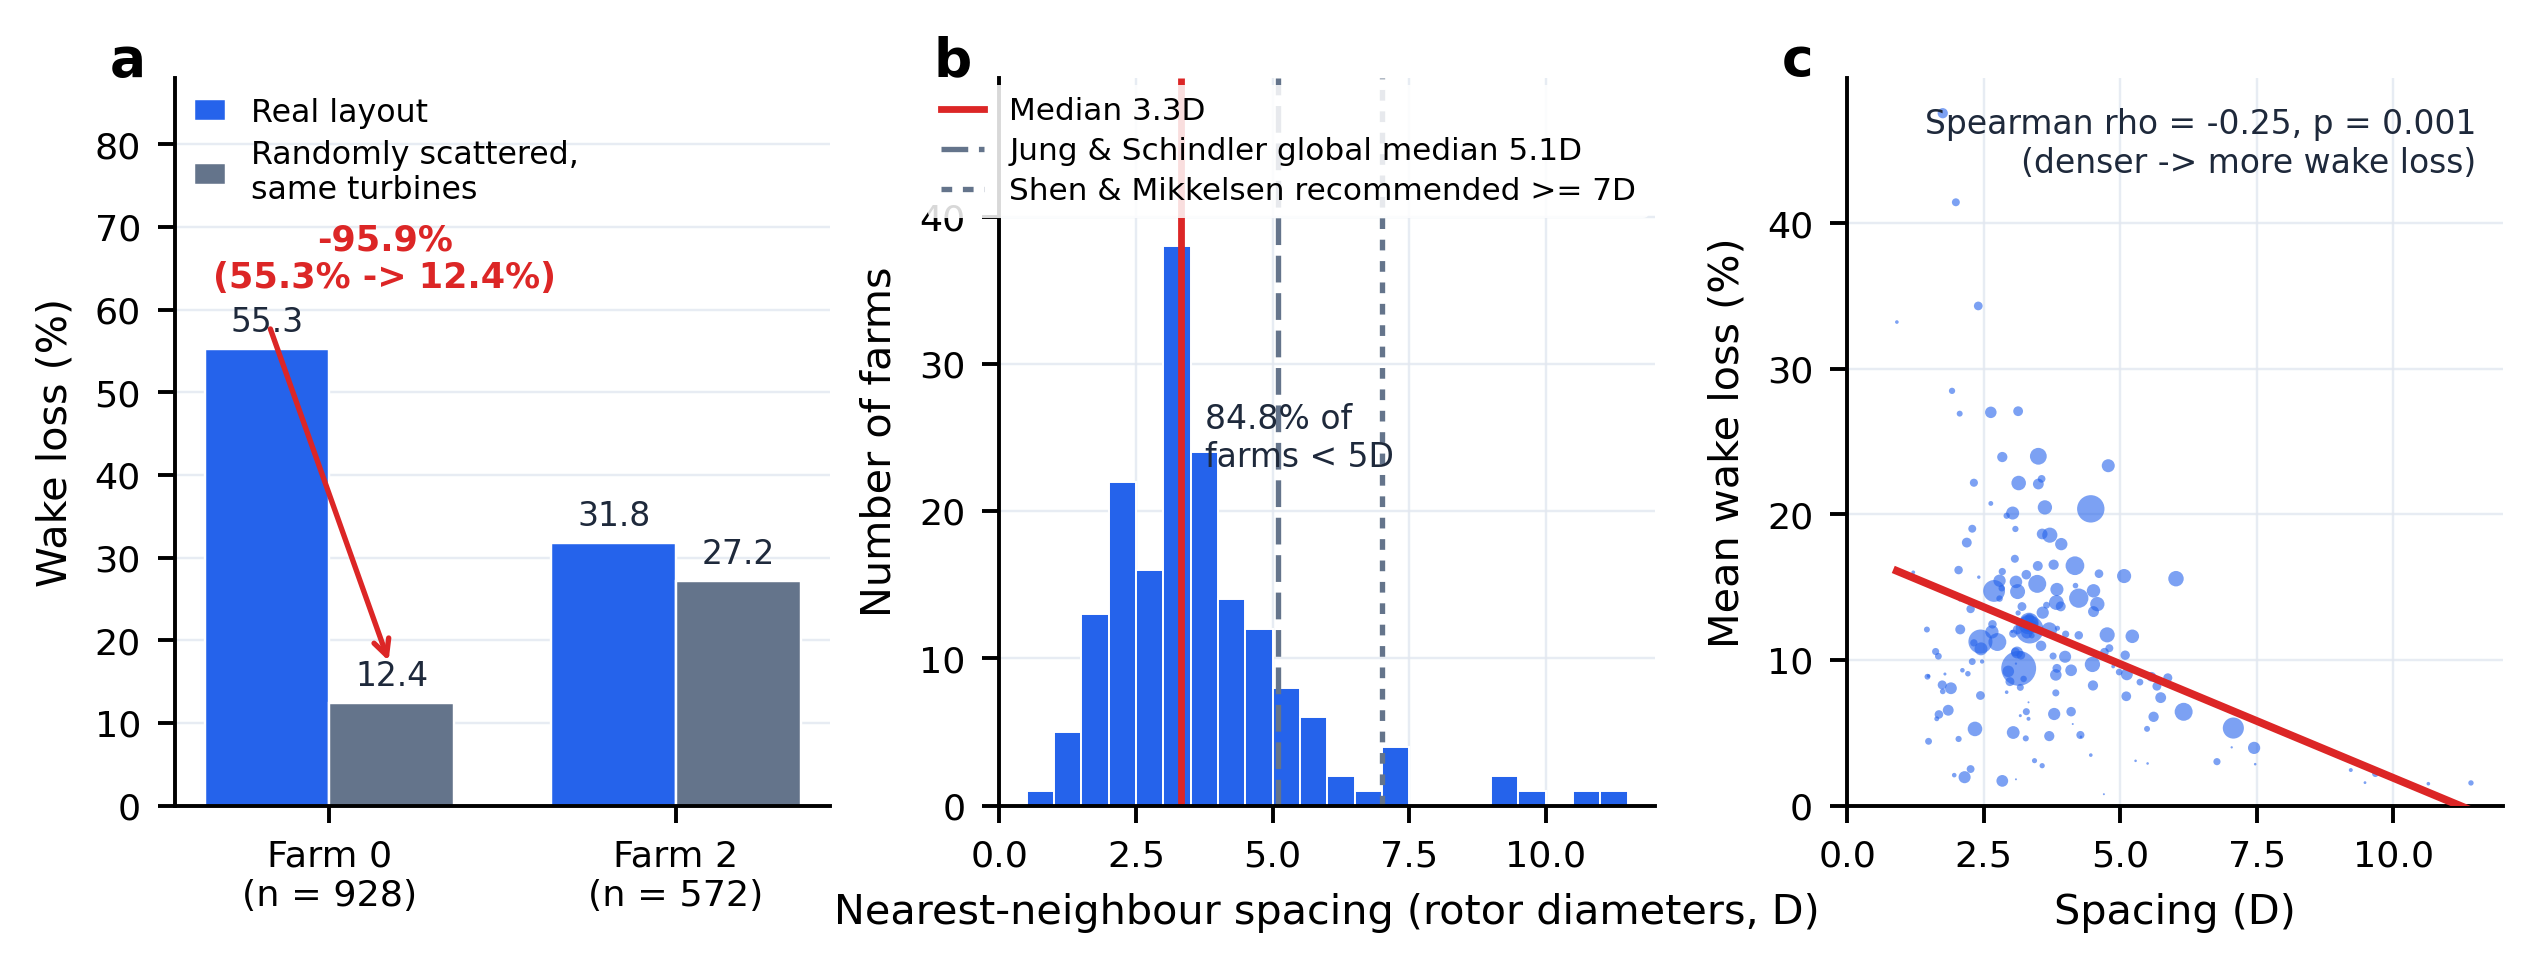

Generate this figure with Python:
import sys, os
sys.path.insert(0, r"d:/onedrive/01_科研与论文/08_风向建设/分析材料_几何主导杠杆/figures")
from nc_style import PAL, REGION_COL, PARADIGM_COL, apply_style, panel_label, savefig
apply_style()

import numpy as np
import pandas as pd
import matplotlib.pyplot as plt
from matplotlib.lines import Line2D
from scipy.stats import spearmanr

# ---------------------------------------------------------------- data paths
SHUFFLE = r"d:/onedrive/01_科研与论文/08_风向建设/wind-direction-to-electricity-transition/offshore-task2/output/audit_shuffle_floris.csv"
SPACING = r"d:/onedrive/01_科研与论文/08_风向建设/wind-direction-to-electricity-transition/task1_output/task1_paradigm_classification.csv"
SPWL    = r"d:/onedrive/01_科研与论文/08_风向建设/分析材料_几何主导杠杆/data_derived/spacing_vs_wakeloss.csv"
OUT     = r"d:/onedrive/01_科研与论文/08_风向建设/分析材料_几何主导杠杆/figures/Fig2_geometry_drives_wake.png"

sh = pd.read_csv(SHUFFLE)
sp = pd.read_csv(SPACING)
sw = pd.read_csv(SPWL)

# ---------------------------------------------------------------- figure
fig, (axA, axB, axC) = plt.subplots(1, 3, figsize=(7.2, 2.65),
                                    constrained_layout=True)

# ===================================================== Panel (a): shuffle bars
sh0 = sh[sh.farm_id == 0].iloc[0]
sh2 = sh[sh.farm_id == 2].iloc[0]
real = [sh0.real_wake_loss, sh2.real_wake_loss]
shuf = [sh0.shuffled_wake_loss, sh2.shuffled_wake_loss]
x = np.arange(2)
w = 0.36
bR = axA.bar(x - w/2, real, w, color=PAL["baseline"], label="Real layout",
             edgecolor="white", linewidth=0.5)
bS = axA.bar(x + w/2, shuf, w, color=PAL["neutral"],
             label="Randomly scattered, same turbines",
             edgecolor="white", linewidth=0.5)

for rect, v in zip(list(bR) + list(bS), real + shuf):
    axA.text(rect.get_x() + rect.get_width()/2, v + 1.2, f"{v:.1f}",
             ha="center", va="bottom", fontsize=6.8, color=PAL["ink"])

# delta annotation on F0 (arrow along the collapse, text below the legend band)
axA.annotate("", xy=(x[0] + w/2, shuf[0] + 4.0), xytext=(x[0] - w/2, real[0] + 3.5),
             arrowprops=dict(arrowstyle="->", color=PAL["highlight"], lw=1.1))
axA.text(x[0] + 0.16, 70.5, "-95.9%\n(55.3% -> 12.4%)", ha="center", va="top",
         fontsize=7.2, color=PAL["highlight"], fontweight="bold", linespacing=1.15)

axA.set_xticks(x)
axA.set_xticklabels(["Farm 0\n(n = 928)", "Farm 2\n(n = 572)"])
axA.set_ylabel("Wake loss (%)")
axA.set_ylim(0, 88)
axA.legend(loc="upper left", bbox_to_anchor=(0.0, 1.0),
           labels=["Real layout", "Randomly scattered,\nsame turbines"],
           handles=[bR, bS], handlelength=1.0, borderaxespad=0.2,
           labelspacing=0.35, fontsize=6.5)
axA.grid(axis="x", visible=False)
panel_label(axA, "a")

# ===================================================== Panel (b): spacing hist
s = sp["spacing_d"].dropna().values
med = float(np.median(s))                      # 3.32
bins = np.arange(0, 12.5, 0.5)
counts, _, _ = axB.hist(s, bins=bins, color=PAL["baseline"],
                        edgecolor="white", linewidth=0.4)
axB.set_ylim(0, counts.max() * 1.30)          # headroom for the reference legend

axB.axvline(med, color=PAL["highlight"], lw=1.4, solid_capstyle="butt")
axB.axvline(5.1, color=PAL["neutral"], lw=1.1, ls=(0, (5, 2)))
axB.axvline(7.0, color=PAL["neutral"], lw=1.1, ls=(0, (2, 2)))

axB.set_xlabel("Nearest-neighbour spacing (rotor diameters, D)")
axB.set_ylabel("Number of farms")
axB.set_xlim(0, 12)

ref_handles = [
    Line2D([0], [0], color=PAL["highlight"], lw=1.4, label="Median 3.3D"),
    Line2D([0], [0], color=PAL["neutral"], lw=1.1, ls=(0, (5, 2)),
           label="Jung & Schindler global median 5.1D"),
    Line2D([0], [0], color=PAL["neutral"], lw=1.1, ls=(0, (2, 2)),
           label="Shen & Mikkelsen recommended >= 7D"),
]
legB = axB.legend(handles=ref_handles, loc="upper right", handlelength=1.4,
                  borderaxespad=0.2, labelspacing=0.35, fontsize=6.4,
                  frameon=True, framealpha=0.85, facecolor="white",
                  edgecolor="none")
legB.get_frame().set_linewidth(0.0)
axB.text(med + 0.45, counts.max() * 0.72, "84.8% of\nfarms < 5D", ha="left",
         va="top", fontsize=6.8, color=PAL["ink"], linespacing=1.2)
panel_label(axB, "b")

# ===================================================== Panel (c): scatter
xd = sw["spacing_d"].values
yl = sw["wl_mean_pct"].values
nt = sw["n_turb"].values
axC.scatter(xd, yl, s=nt / 18.0, color=PAL["baseline"], alpha=0.6,
            edgecolor="none", zorder=3)

coef = np.polyfit(xd, yl, 1)
xx = np.linspace(xd.min(), xd.max(), 100)
axC.plot(xx, np.polyval(coef, xx), color=PAL["highlight"], lw=1.6, zorder=4)

rho, pval = spearmanr(xd, yl)
axC.text(0.96, 0.96,
         "Spearman rho = -0.25, p = 0.001\n(denser -> more wake loss)",
         transform=axC.transAxes, ha="right", va="top", fontsize=6.8,
         color=PAL["ink"], linespacing=1.25)

axC.set_xlabel("Spacing (D)")
axC.set_ylabel("Mean wake loss (%)")
axC.set_xlim(0, 12)
axC.set_ylim(bottom=0)
panel_label(axC, "c")

savefig(fig, OUT)
print("bytes:", os.path.getsize(OUT))
plt.close(fig)
